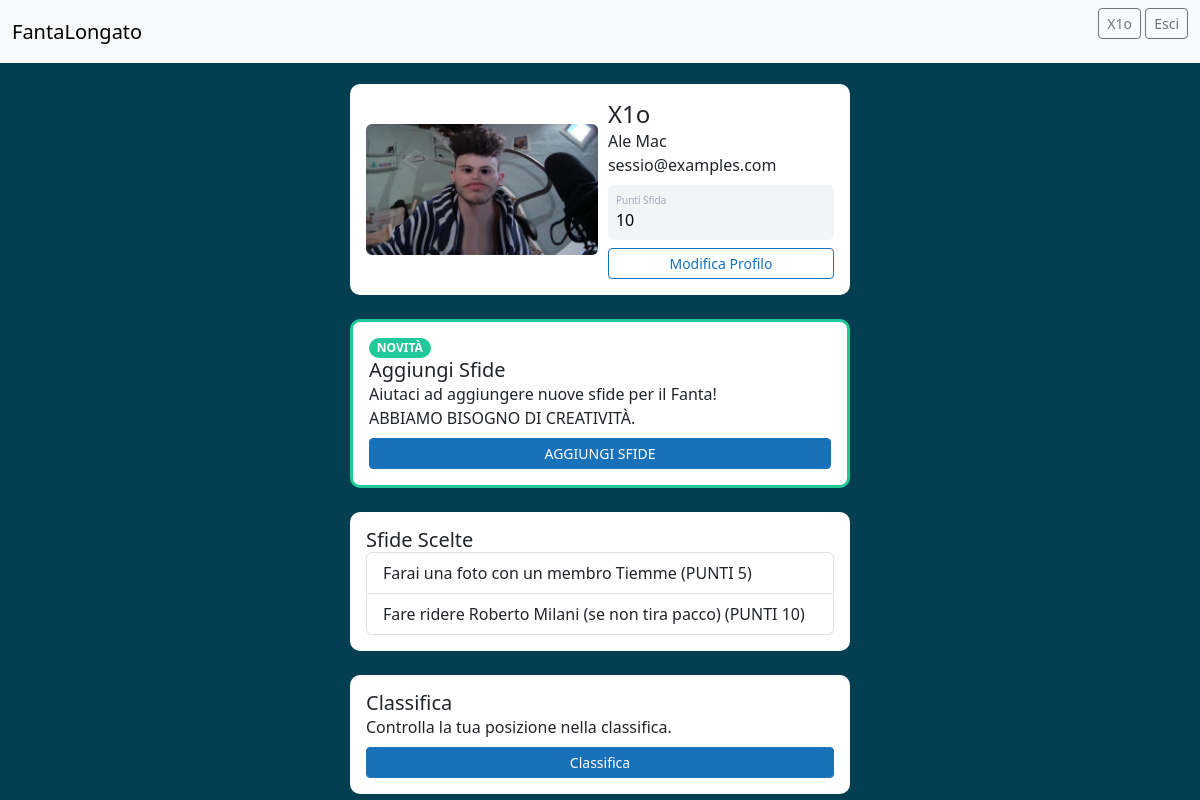
Page /accounts/profile/ (signed in) on the earlier database version.
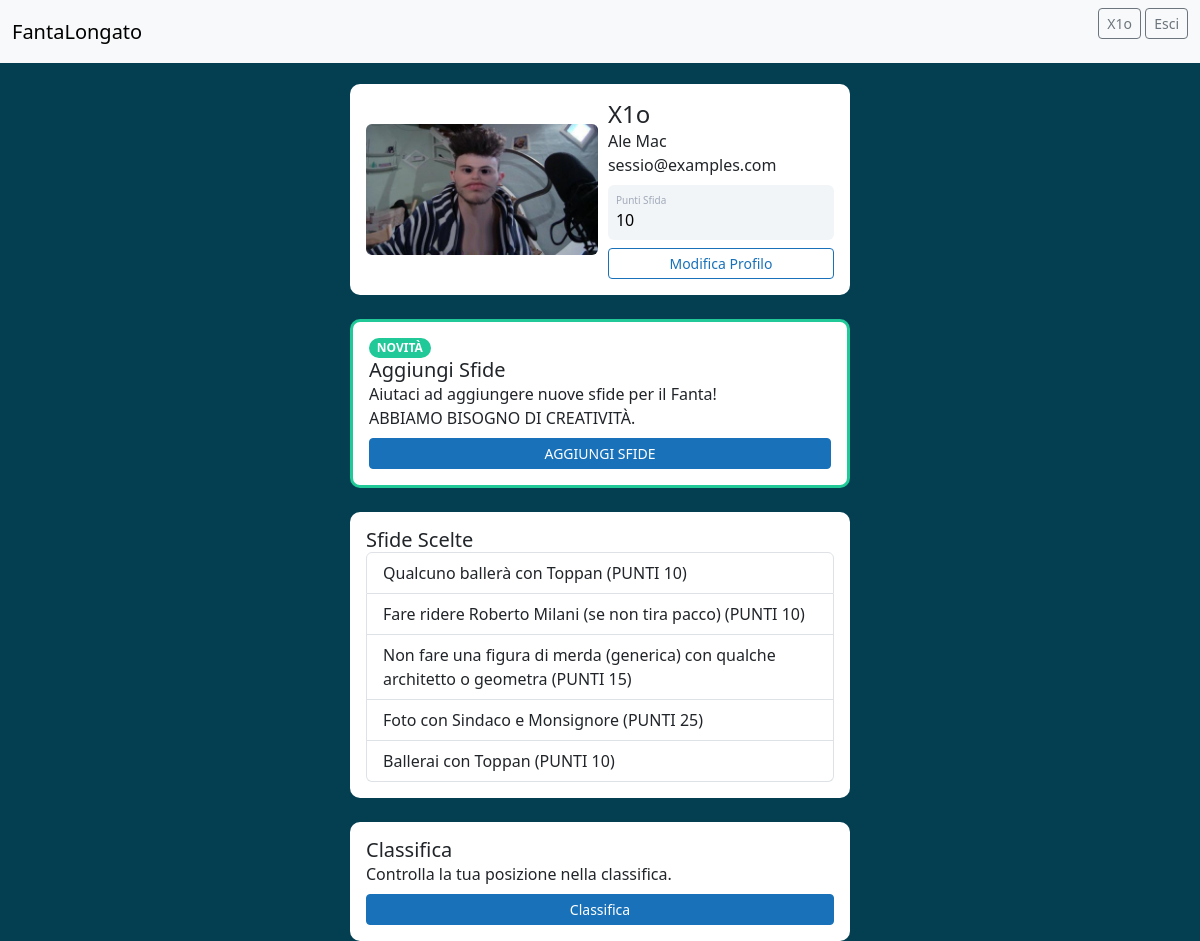
Same page on the later database version.
### accounts/models.py (models this page shows, shortened)
class Sfide(models.Model):
    sfida = models.TextField(blank=True, null=True)
    punti = models.IntegerField(default='0')

### accounts/views.py (the view)
# urls.py: path('profile/', views.profile, name='profile'),
@login_required
def profile(request):
    return render(request, 'accounts/profile.html')

### accounts/templates/accounts/profile.html (shortened to what this page needs)
{% block head %}
{% include "landingpage/partials/_head.html" %}
{% endblock %}
{% block header %}
{% include "landingpage/partials/_header.html" %}
{% endblock %}
<div class="container mt-4 d-flex justify-content-center">
    <div class="card p-3">
        <div class="d-flex align-items-center">
            <div class="immagineProfilo">
                <img src="{{ request.user.profile.foto.url }}" class="rounded" width="155" alt="immagine-profilo">
            </div>
            <div class="ml-3 w-100">
                <h4 class="mb-0 mt-0">{{ user.username }}</h4>
                <span>{{ user.first_name }} {{ user.last_name }}</span>
                <span>{{ user.email }}</span>
                <div class="p-2 mt-2 bg-primary d-flex justify-content-between rounded text-white puntiSfida">
                        <div class="d-flex flex-column">
                            <span class="boxPuntiSfida">Punti Sfida</span>
                            <span class="number1">{{ user.profile.puntitotali }}</span>
                        </div>
                </div>
                <div class="button mt-2 d-flex flex-row align-items-center">
                    <a href="{% url 'accounts:edit' %}" class="btn btn-sm btn-outline-primary buttonOutline w-100" type="button">Modifica Profilo</a>
                </div>
            </div>
        </div>
    </div>
</div>
<div class="container mt-4 d-flex justify-content-center">
    <div class="cardSpecial p-3">
        <div class="d-flex align-items-center">
            <div class="ml-3 w-100">
                <span class="badge notificaPill rounded-pill">NOVITÀ</span>
                <h5 class="mb-0 mt-0">Aggiungi Sfide</h5>
                <span>Aiutaci ad aggiungere nuove sfide per il Fanta!</span>
                <br>
                <span>ABBIAMO BISOGNO DI CREATIVITÀ.</span>
                <div class="button mt-2 d-flex flex-row align-items-center">
                    <a href="https://docs.google.com/document/d/10EDx1JmvB2AiIQyadR5xRNF5tqycZNLSrMJvOMh7G8Y/edit?usp=sharing" target="_blank" class="btn btn-sm btn-primary buttonPrimary w-100" type="button">AGGIUNGI SFIDE</a>
                </div>
            </div>
        </div>
    </div>
</div>
<div class="container mt-4 d-flex justify-content-center">
    <div class="card p-3">
        <div class="d-flex align-items-center">
            <div class="ml-3 w-100">
                {% if user.profile.sfide.all %}
                    <h5 class="mb-0 mt-0">Sfide Scelte</h5>
                    <ul class="list-group">
                        {% for sfida in user.profile.sfide.all %}
                        <li class="list-group-item">{{ sfida.sfida }}</li>
                        {% endfor %}
                    </ul>
                {% endif %}
            </div>
        </div>
    </div>
</div>
<div class="container mt-4 d-flex justify-content-center">
    <div class="card p-3">
        <div class="d-flex align-items-center">
            <div class="ml-3 w-100">
                <h5 class="mb-0 mt-0">Classifica</h5>
                <span>Controlla la tua posizione nella classifica.</span>
                <div class="button mt-2 d-flex flex-row align-items-center">
                    <a href="{% url 'accounts:classifica' %}" class="btn btn-sm btn-primary buttonPrimary w-100" type="button">Classifica</a>
                </div>
            </div>
        </div>
    </div>
</div>

Differences in the rows shown:
no longer on this page (row unchanged): Sfide: sfida "Farai una foto con un membro Tiemme (PUNTI 5)"
now on this page (row edited): Sfide: sfida "Qualcuno ballerà con Toppan (PUNTI 10)"
now on this page (row unchanged): Sfide: sfida "Non fare una figura di merda (generica) con qualche architetto o geometra (PUNTI 15)"
now on this page (row edited): Sfide: sfida "Foto con Sindaco e Monsignore (PUNTI 25)"
added Sfide: sfida "Ballerai con Toppan (PUNTI 10)"
